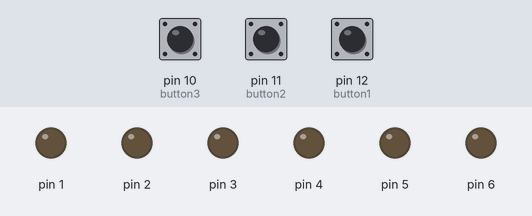
This sketch was run on a simulated Arduino Uno, built with avr-gcc and run on an emulated ATmega328P. On the bench: output pins drawn as LEDs (lit = HIGH). Dashed ring = blinking. The test bench sets the inputs (shaded band); at power-on: pin 12 (button1) HIGH, pin 10 (button3) HIGH, pin 11 (button2) HIGH.

Above: at 1.2 s.
1.3 s: pin 12 (button1) pulled LOW for 0.15 s
At 4.2 s:
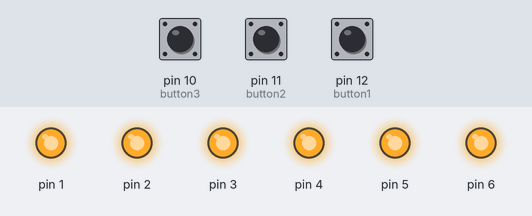
4.4 s: pin 10 (button3) pulled LOW for 0.15 s
At 4.9 s:
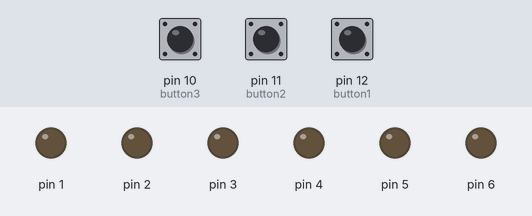
6.0 s: pin 11 (button2) pulled LOW for 0.15 s
At 6.4 s:
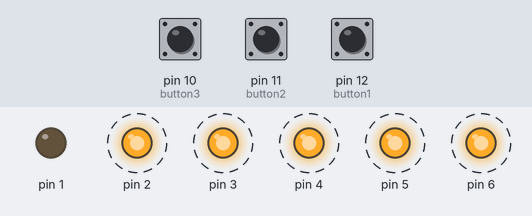
9.1 s: pin 11 (button2) pulled LOW for 1 s
At 13.2 s:
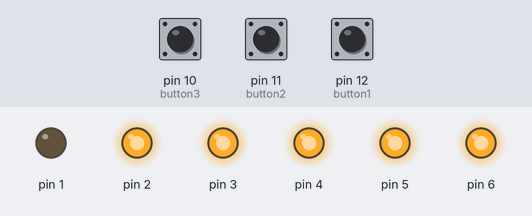
Timing chart, 0 to 14.1 s (numbered marks = the images above; inputs shaded):
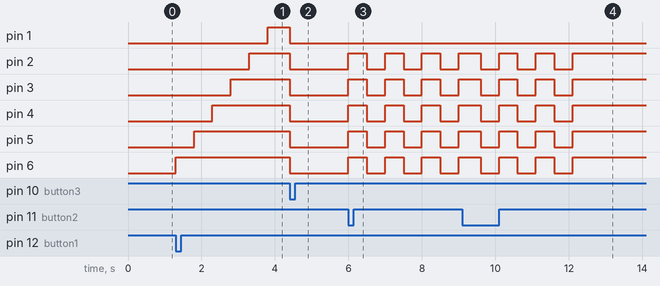

The sketch:

sketch_oct08a.ino
```cpp
int button1 = 12;
int button2 = 11;
int button3 = 10;

void setup() {
  // put your setup code here, to run once:
  pinMode(6, OUTPUT);
  pinMode(5, OUTPUT);
  pinMode(4, OUTPUT);
  pinMode(3, OUTPUT);
  pinMode(2, OUTPUT);
  pinMode(1, OUTPUT);
  pinMode(11, INPUT_PULLUP);
  pinMode(12, INPUT_PULLUP);
  pinMode(10, INPUT_PULLUP);
}

void loop() {
  // put your main code here, to run repeatedly:


  if (digitalRead(button1)==false) {
    for (int i = 1 ; i < 7 ; i++) {
      digitalWrite(7 - i , HIGH);
      delay(500);
    }
  }
  if (digitalRead(button2)==false) {

    int a = strlen("Saeed");

    for (int i = 0 ; i < 3 ; i++) {
      for (int i = 0 ; i < a ; i++) {
        digitalWrite(6 - i , HIGH);
      }
      delay(500);
      for (int i = 0 ; i < a ; i++) {
        digitalWrite(6 - i , LOW);
      }
      delay(500);
      for (int i = 0 ; i < a ; i++) {
        digitalWrite(6 - i , HIGH);
      }
    }
    digitalWrite(button2 , HIGH);
  } while (digitalRead(button2)==false);

  if (digitalRead(button3)==false) {
    for (int i = 1 ; i < 7 ; i++) {
      digitalWrite(i , LOW);
    }
  }

}
```

Measured:
- after the input at 1.3 s, pin 1: LOW → HIGH after 2.5 s; pin 2: LOW → HIGH after 2.0 s; pin 3: LOW → HIGH after 1.5 s; pin 4: LOW → HIGH after 1.0 s; pin 5: LOW → HIGH after 0.50 s
- after the input at 4.4 s, pin 1–6: HIGH → LOW at once
- after the input at 6.0 s, pin 2–6: alternates HIGH for 0.50 s and LOW for 0.50 s, starting at once
- after the input at 9.1 s, pin 2–6: alternates HIGH for 0.50 s and LOW for 0.50 s, 6 changes in all, then stays HIGH, starting after 0.50 s
